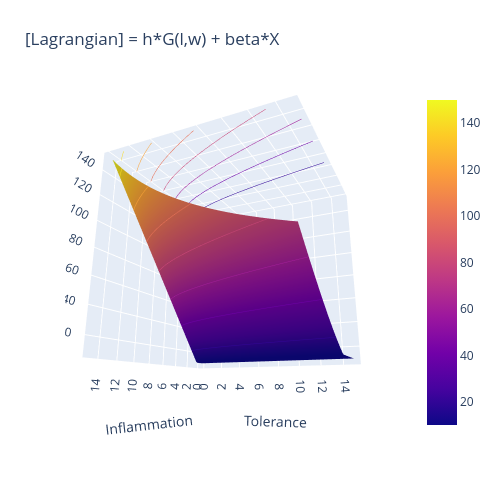

Write notebook code for a chart like this one.
### Markdown cell above
## High cost of immunity: $\beta = \frac{h}{s}$
Optimal solution if located at the origin.

### Code cell
# Visualize cost landscape
rng = 15
pnts = 100
lvec = np.linspace(0.01, rng, pnts)
wvec = np.linspace(0.01, rng, pnts)

l, w = np.meshgrid(lvec, wvec)
z = net_harm(l,w) + (h/s)*X(l,w)


fig = go.Figure(data=[go.Surface(z=z, x=l, y=w)])
fig.update_traces(contours_z=dict(show=True, usecolormap=True,
                                  highlightcolor="limegreen", project_z=True))
fig.update_layout(title='[Lagrangian] = h*G(l,w) + beta*X', autosize=False,
                  scene_camera_eye=dict(x=1.87, y=0.88, z=-0.64),
                  width=500, height=500,
                  margin=dict(l=65, r=50, b=65, t=90))

# Update the layout
fig.update_layout(scene=dict(
    xaxis_title=r'Inflammation',
    yaxis_title=r'Tolerance',
    zaxis_title=r'L(\lambda,w)'
))

fig.show()

### Figure 1 — Plotly figure (JSON) as saved in the notebook; plotly's stock layout.template omitted (floating-point values rounded to 4 significant figures; data arrays with more than 128 entries replaced by an {"elided": "..."} marker saying what was removed)
{"data": [{"contours": {"z": {"highlightcolor": "limegreen", "project": {"z": true}, "show": true, "usecolormap": true}}, "type": "surface", "x": {"elided": "100x100 float values"}, "y": {"elided": "100x100 float values"}, "z": {"elided": "100x100 float values"}}], "layout": {"autosize": false, "height": 500, "margin": {"b": 65, "l": 65, "r": 50, "t": 90}, "scene": {"aspectmode": "auto", "aspectratio": {"x": 1, "y": 1, "z": 1}, "camera": {"eye": {"x": 1.87, "y": 0.88, "z": -0.64}}, "xaxis": {"title": {"text": "Inflammation"}, "type": "linear"}, "yaxis": {"title": {"text": "Tolerance"}, "type": "linear"}, "zaxis": {"title": {"text": "L(\\lambda,w)"}, "type": "linear"}}, "title": {"text": "[Lagrangian] = h*G(l,w) + beta*X"}, "width": 500}}
